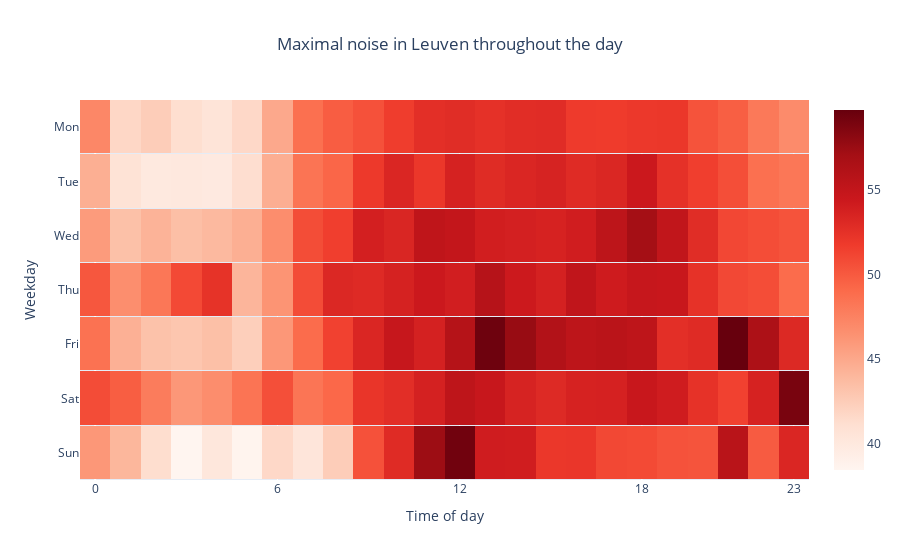

Notebook source saved alongside this figure:
### Code cell
# Create the heatmap figure
fig = go.Figure()

fig.add_trace(go.Heatmap(
    x=noise_per_hour['hour'],
    y=noise_per_hour['wk_day'],
    z=noise_per_hour['lamax'], 
    colorscale='Reds',  
    hovertemplate='Hour: %{x}<br>Weekday: %{y}<br>Sound level: %{z:.2f} dB(A)',
    hoverlabel=dict(namelength=0),
    ygap=1,  
    yperiodalignment='middle',  
))

# set the axis label
fig.update_layout(
    title={
        'text': 'Maximal noise in Leuven throughout the day',
        'x': 0.5, 
        'xanchor': 'center',  
    },
    xaxis=dict(
        title='Time of day',
        tickvals=[0, 6, 12, 18, 23],  
    ),
    yaxis=dict(
        title='Weekday',
        categoryorder='array',
        categoryarray=weekday_order,
    ),
)

# show the figure
fig.show()

### Figure 1 — Plotly figure (JSON) as saved in the notebook; plotly's stock layout.template omitted (floating-point values rounded to 4 significant figures; data arrays with more than 128 entries replaced by an {"elided": "..."} marker saying what was removed)
{"data": [{"colorscale": [[0, "rgb(255,245,240)"], [0.125, "rgb(254,224,210)"], [0.25, "rgb(252,187,161)"], [0.375, "rgb(252,146,114)"], [0.5, "rgb(251,106,74)"], [0.625, "rgb(239,59,44)"], [0.75, "rgb(203,24,29)"], [0.875, "rgb(165,15,21)"], [1, "rgb(103,0,13)"]], "hoverlabel": {"namelength": 0}, "hovertemplate": "Hour: %{x}<br>Weekday: %{y}<br>Sound level: %{z:.2f} dB(A)", "type": "heatmap", "x": {"elided": "8759 int values"}, "y": {"elided": "8759 str values"}, "ygap": 1, "yperiodalignment": "middle", "z": {"elided": "8759 float values"}}], "layout": {"title": {"text": "Maximal noise in Leuven throughout the day", "x": 0.5, "xanchor": "center"}, "xaxis": {"tickvals": [0, 6, 12, 18, 23], "title": {"text": "Time of day"}}, "yaxis": {"categoryarray": ["Sun", "Sat", "Fri", "Thu", "Wed", "Tue", "Mon"], "categoryorder": "array", "title": {"text": "Weekday"}}}}
